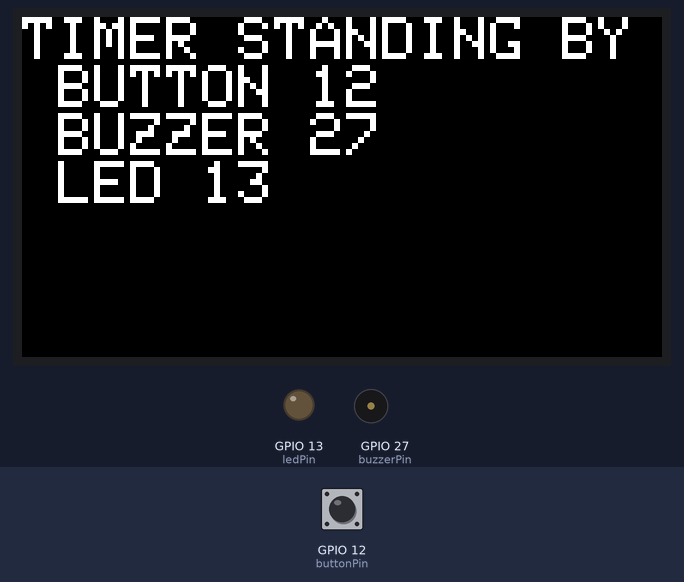
A sketch run on a simulated ESP32. Shown: 320×170 colour display, output pins drawn as LEDs (lit = HIGH), buzzer (waves = sounding). Inputs (shaded band) come from the test bench; at power-on: GPIO 12 (buttonPin) HIGH. What the sketch prints to the serial monitor is not drawn.

Above: at 1.9 s.
2.0 s: GPIO 12 (buttonPin) pulled LOW for 1 s
At 4.3 s:
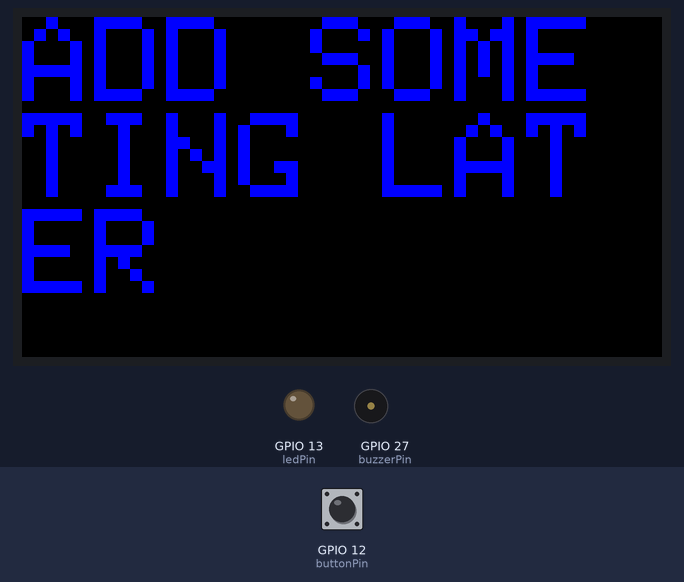
4.6 s: GPIO 12 (buttonPin) pulled LOW for 3.2 s
At 6.3 s:
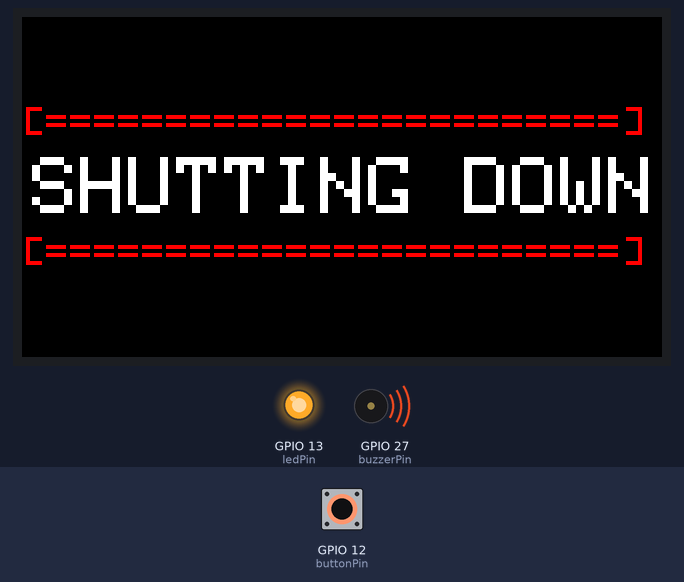
9.4 s: GPIO 12 (buttonPin) pulled LOW for 0.15 s
At 9.9 s:
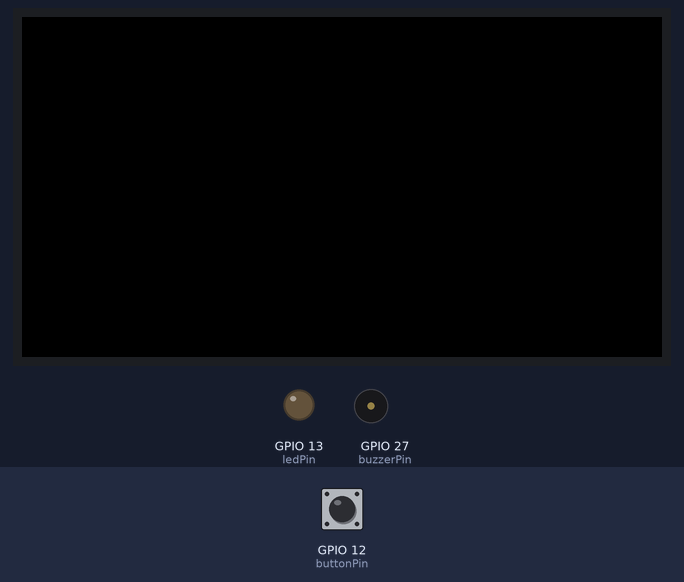
12.5 s: GPIO 12 (buttonPin) pulled LOW for 0.15 s
At 14.0 s:
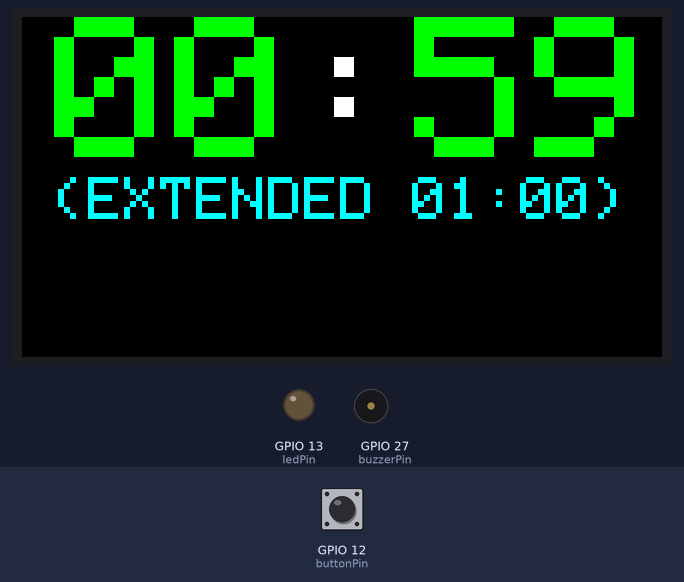
15.6 s: GPIO 12 (buttonPin) pulsed LOW 5 times (0.12 s each, 0.3 s apart)
At 18.2 s:
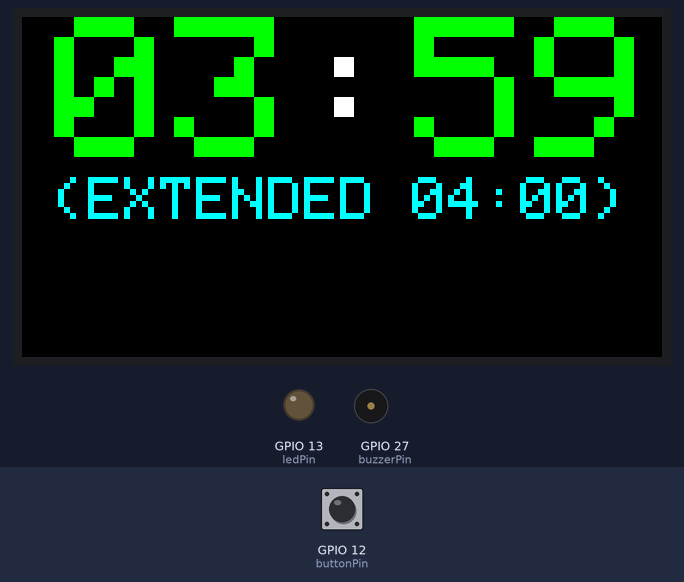
18.6 s: GPIO 12 (buttonPin) driven LOW
At 19.9 s:
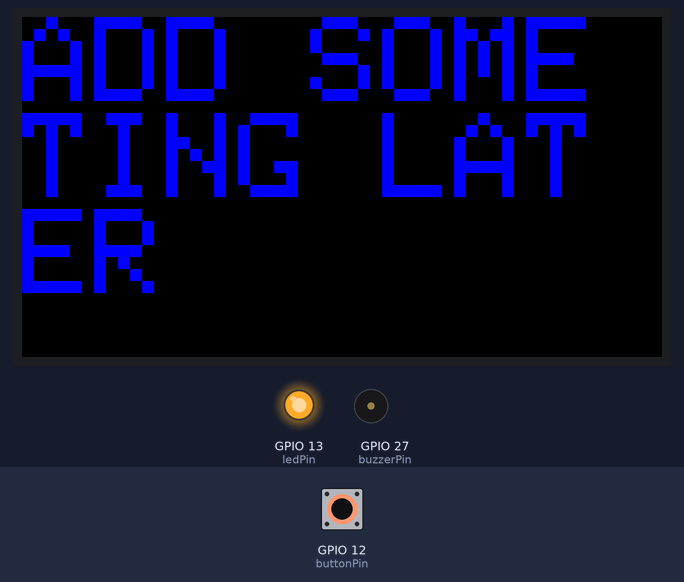
Timing chart, 0 to 21.6 s (numbered marks = the images above; inputs shaded):
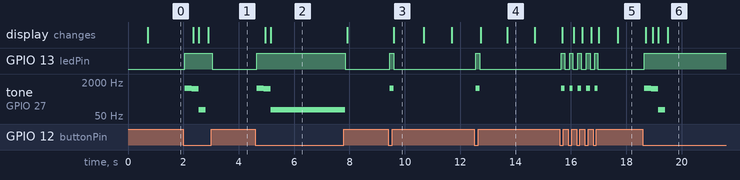

The sketch:

Workout-Timer.ino
```cpp
#include <Adafruit_GFX.h>
#include <Adafruit_ST7789.h>

#define LCD_WIDTH 170
#define LCD_HEIGHT 320
#define LCD_MOSI 23
#define LCD_SCLK 18
#define LCD_CS 15
#define LCD_DC 2
#define LCD_RST 4
#define LCD_BLK 32

const int buttonPin = 12;
const int ledPin = 13;
const int buzzerPin = 27;
const int timerInterval = 60;  // Timer interval in seconds
int timerRemaining = timerInterval;
unsigned long lastDebounceTime = 0;
unsigned long debounceDelay = 50;
unsigned long lastTimerUpdate = 0;
unsigned long buttonHoldStartTime = 0;
bool timerRunning = false;
bool buttonHeld = false;
bool buttonPressShort = false;

Adafruit_ST7789 lcd = Adafruit_ST7789(LCD_CS, LCD_DC, LCD_RST);

bool buttonState = HIGH;
bool lastButtonState = HIGH;

// Threshold flags
bool threshold250msReached = false;
bool threshold500msReached = false;
bool threshold750msReached = false;

void setup() {
  lcd.init(LCD_WIDTH, LCD_HEIGHT);
  delay(500);
  lcd.setRotation(1);
  lcd.fillScreen(ST77XX_BLACK);

  lcd.setCursor(0, 0);
  lcd.setTextSize(3);
  lcd.setTextColor(ST77XX_WHITE);
  lcd.print("TIMER STANDING BY BUTTON 12        BUZZER 27        LED 13");

  pinMode(buttonPin, INPUT_PULLUP);
  pinMode(ledPin, OUTPUT);
  pinMode(buzzerPin, OUTPUT);

  Serial.begin(115200);
  Serial.println("TIMER STANDING BY...");
}

void loop() {
  int reading = digitalRead(buttonPin);

  // Debounce logic
  if (reading != lastButtonState) {
    lastDebounceTime = millis();
  }
  if ((millis() - lastDebounceTime) > debounceDelay) {
    if (reading != buttonState) {
      buttonState = reading;
      if (buttonState == LOW) {  // Button pressed
        buttonHoldStartTime = millis();
        buttonHeld = true;
        buttonPressShort = true;  // Button press is considered short

        digitalWrite(ledPin, HIGH);
        tone(buzzerPin, 1000);

      } else {  // Button released
        digitalWrite(ledPin, LOW);
        noTone(buzzerPin);
        buttonHeld = false;

        // Reset threshold flags
        threshold250msReached = false;
        threshold500msReached = false;
        threshold750msReached = false;

        if ((millis() - buttonHoldStartTime) < 750 && buttonPressShort) {
          // Handle short press
          if (timerRunning) {
            adjustTimerInterval();
          } else {
            startTimer();
          }
          buttonPressShort = false;  // Reset flag for next press
        }

        // Reset the timer if held for longer duration
        if ((millis() - buttonHoldStartTime) >= 750 && !threshold750msReached) {
          resetTimerToStandby();
        }
      }
    }
  }

  lastButtonState = reading;

  // Manage hold durations for buzzer tones
  handleHoldDurations();

  // Timer countdown logic
  if (timerRunning && (millis() - lastTimerUpdate >= 1000)) {
    countdownTimer();
  }
}

void adjustTimerInterval() {
  if (timerRemaining % 60 < 59) {
    timerRemaining = ((timerRemaining / 60) * 60) + 60;
  } else if (timerRemaining % 60 >= 59) {
    timerRemaining = ((timerRemaining / 60) * 60) + timerInterval;
  }

  int minutes = timerRemaining / 60;
  int seconds = timerRemaining % 60;

  lcd.fillRect(0, 80, LCD_HEIGHT, LCD_WIDTH, ST77XX_BLACK);
  lcd.setTextSize(3);
  lcd.setTextColor(ST77XX_CYAN);
  lcd.setCursor(15, 80);  // Position at the bottom row
  lcd.print("(EXTENDED ");
  if (minutes < 10) lcd.print("0");
  lcd.print(minutes);
  lcd.print(":");
  if (seconds < 10) lcd.print("0");
  lcd.print(seconds);
  lcd.print(")");

  Serial.print("-------- [ TIME EXTENDED ");
  if (minutes < 10) Serial.print("0");
  Serial.print(minutes);
  Serial.print(":");
  if (seconds < 10) Serial.print("0");
  Serial.print(seconds);
  Serial.println(" ] --------");
}

void startTimer() {
  lcd.fillRect(0, 0, LCD_HEIGHT, LCD_WIDTH, ST77XX_BLACK);
  lcd.setCursor(0, 0);
  Serial.println("----------- [ TIMER STARTED ] -----------");

  timerRunning = true;
  timerRemaining = timerInterval;
  lastTimerUpdate = millis();
}

void resetTimerToStandby() {
  noTone(buzzerPin);
  timerRunning = false;
  timerRemaining = timerInterval;

  lcd.fillRect(0, 0, LCD_HEIGHT, LCD_WIDTH, ST77XX_BLACK);
  lcd.setCursor(0, 0);
  lcd.setTextSize(6);
  lcd.setTextColor(ST77XX_BLUE);
  lcd.print("ADD SOMETING LATER");
  Serial.println("----------- [ TIMER SHUTDOWN ] -----------");

  threshold750msReached = true;
}

void handleHoldDurations() {
  if (buttonHeld) {
    unsigned long holdDuration = millis() - buttonHoldStartTime;

    if (holdDuration >= 750 && !threshold750msReached) {
      lcd.setTextSize(2);
      lcd.setCursor(0, 45);  // Position at the bottom row
      lcd.setTextColor(ST77XX_RED);
      lcd.print("[========================]");
      lcd.setTextSize(4);
      lcd.setCursor(5, 70);  // Position at the bottom row
      lcd.setTextColor(ST77XX_WHITE);
      lcd.print("SHUTTING DOWN");
      lcd.setTextSize(2);
      lcd.setCursor(0, 110);  // Position at the bottom row
      lcd.setTextColor(ST77XX_RED);
      lcd.print("[========================]");
      Serial.println("HOLDING: 0.5sec");

      resetTimerToStandby();
    } else if (holdDuration >= 500 && !threshold500msReached) {
      tone(buzzerPin, 100);

      lcd.setTextSize(2);
      lcd.setCursor(0, 45);  // Position at the bottom row
      lcd.setTextColor(ST77XX_RED);
      lcd.print("[========================]");
      lcd.setTextSize(4);
      lcd.setCursor(5, 70);  // Position at the bottom row
      lcd.setTextColor(ST77XX_WHITE);
      lcd.print("SHUTTING DOWN");
      lcd.setTextSize(2);
      lcd.setCursor(0, 110);  // Position at the bottom row
      lcd.setTextColor(ST77XX_RED);
      lcd.print("[========================]");
      Serial.println("HOLDING: 0.5sec");

      threshold500msReached = true;

    } else if (holdDuration >= 250 && !threshold250msReached) {
      tone(buzzerPin, 950);

      lcd.fillRect(0, 0, LCD_HEIGHT, LCD_WIDTH, ST77XX_BLACK);
      lcd.setTextSize(2);
      lcd.setCursor(0, 45);  // Position at the bottom row
      lcd.setTextColor(ST77XX_RED);
      lcd.print("[==========]");
      lcd.setTextSize(4);
      lcd.setCursor(5, 70);  // Position at the bottom row
      lcd.setTextColor(ST77XX_WHITE);
      lcd.print("SHUTTING DOWN");
      lcd.setTextSize(2);
      lcd.setCursor(168, 110);  // Position at the bottom row
      lcd.setTextColor(ST77XX_RED);
      lcd.print("[==========]");
      Serial.println("HOLDING: 0.25 sec");
      lcd.fillRect(0, 0, LCD_HEIGHT, LCD_WIDTH, ST77XX_BLACK);

      threshold250msReached = true;
    }
  }
}

void countdownTimer() {
  lastTimerUpdate = millis();
  timerRemaining--;

  int minutes = timerRemaining / 60;
  int seconds = timerRemaining % 60;

  lcd.fillRect(0, 0, 320, 80, ST77XX_BLACK);
  lcd.setCursor(16, 0);
  lcd.setTextColor(ST77XX_GREEN);
  lcd.setTextSize(10);
  if (minutes < 10) lcd.print("0");
  lcd.print(minutes);
  lcd.setTextColor(ST77XX_WHITE);
  lcd.print(":");
  lcd.setTextColor(ST77XX_GREEN);
  if (seconds < 10) lcd.print("0");
  lcd.print(seconds);

  Serial.print("                  ");
  if (minutes < 10) Serial.print("0");
  Serial.print(minutes);
  Serial.print(":");
  if (seconds < 10) Serial.print("0");
  Serial.println(seconds);

  if (timerRemaining <= 0) {
    endTimerSequence();
  }
}

void endTimerSequence() {
  timerRunning = false;
  lcd.fillRect(0, 0, LCD_HEIGHT, LCD_WIDTH, ST77XX_BLACK);
  lcd.setTextSize(2);
  lcd.setCursor(0, 45);
  lcd.setTextColor(ST77XX_RED);
  lcd.print("[========================]");

  lcd.setCursor(17, 65);
  lcd.setTextColor(ST77XX_WHITE);
  lcd.setTextSize(5);
  lcd.print("TIME'S UP!");

  lcd.setTextSize(2);
  lcd.setCursor(0, 110);
  lcd.setTextColor(ST77XX_RED);
  lcd.print("[========================]");

  Serial.println("TIMER FINISHED!");

  for (int cycle = 0; cycle < 3; cycle++) {
    for (int i = 0; i < 5; i++) {
      digitalWrite(ledPin, HIGH);
      tone(buzzerPin, 1000);
      delay(50);
      digitalWrite(ledPin, LOW);
      noTone(buzzerPin);
      delay(50);
    }
    delay(500);
  }
}
```

Measured:
- after the input at 2.0 s, GPIO 13 (ledPin): LOW → HIGH after 0.05 s, → LOW 1.0 s later; tone on GPIO 27 (buzzerPin): silent → 1000 Hz after 0.05 s, → 950 Hz 0.25 s later, → 100 Hz 0.25 s later, → silent 0.26 s later; the display: first changes after 0.36 s (image 1 shows a later state)
- after the input at 4.6 s, GPIO 13 (ledPin): LOW → HIGH after 0.05 s, → LOW 3.2 s later; tone on GPIO 27 (buzzerPin): silent → 1000 Hz after 0.05 s, → 950 Hz 0.25 s later, → 100 Hz 0.25 s later, → silent 2.7 s later; the display: first changes after 0.36 s (image 2 shows a later state)
- after the input at 9.4 s, GPIO 13 (ledPin): LOW → HIGH after 0.05 s, → LOW 0.15 s later; tone on GPIO 27 (buzzerPin): silent → 1000 Hz after 0.05 s, → silent 0.15 s later; the display: changes after 0.20 s (image 3)
- after the input at 12.5 s, GPIO 13 (ledPin): LOW → HIGH after 0.05 s, → LOW 0.15 s later; tone on GPIO 27 (buzzerPin): silent → 1000 Hz after 0.05 s, → silent 0.15 s later; the display: first changes after 0.23 s (image 4 shows a later state)
- after the input at 15.6 s, GPIO 13 (ledPin): alternates HIGH for 0.12 s and LOW for 0.18 s, 10 changes in all, then stays LOW, starting after 0.05 s; tone on GPIO 27 (buzzerPin): alternates 1000 Hz for 0.12 s and silent for 0.18 s, 10 changes in all, then stays silent, starting after 0.05 s
- after the input at 18.6 s, GPIO 13 (ledPin): LOW → HIGH after 0.05 s; tone on GPIO 27 (buzzerPin): silent → 1000 Hz after 0.05 s, → 950 Hz 0.25 s later, → 100 Hz 0.25 s later, → silent 0.26 s later
- what the display in image 3 shows lasts 1.1 s, from 9.6 s to 10.7 s
